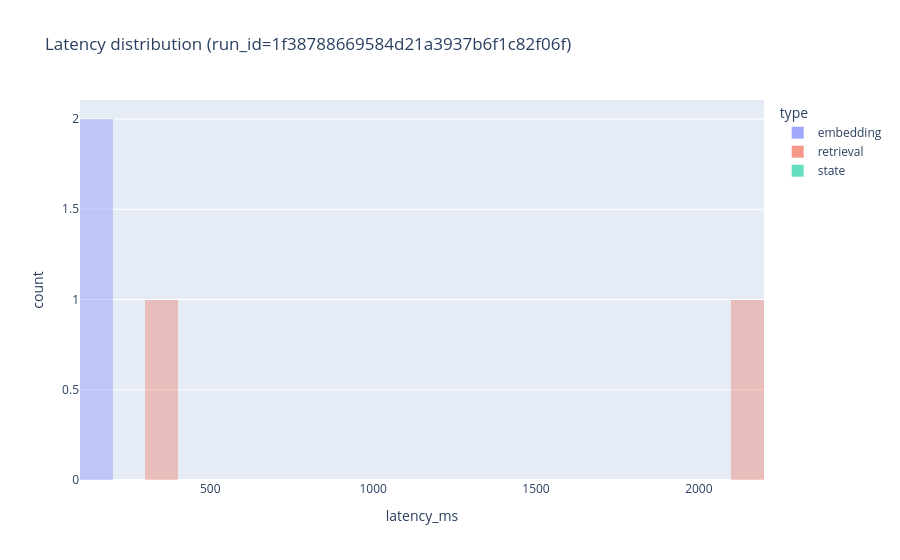

The notebook cell saved with this chart:
### Code cell
if PLOTLY:
    fig = px.histogram(
        run_df,
        x="latency_ms",
        color="type",
        barmode="overlay",
        nbins=40,
        title=f"Latency distribution (run_id={RUN_ID})",
    )
    fig.update_traces(opacity=0.6)
    fig.show()
else:
    import matplotlib.pyplot as plt

    plt.figure(figsize=(10, 5))
    for t, g in run_df.dropna(subset=["type"]).groupby("type"):
        if "latency_ms" in g.columns:
            plt.hist(g["latency_ms"].dropna(), bins=40, alpha=0.5, label=str(t))
    plt.title(f"Latency distribution (run_id={RUN_ID})")
    plt.xlabel("latency_ms")
    plt.ylabel("count")
    plt.legend()
    plt.tight_layout()
    plt.show()

### Figure 1 — Plotly figure (JSON) as saved in the notebook; plotly's stock layout.template omitted (floating-point values rounded to 4 significant figures)
{"data": [{"bingroup": "x", "hovertemplate": "type=embedding<br>latency_ms=%{x}<br>count=%{y}<extra></extra>", "legendgroup": "embedding", "marker": {"color": "#636efa", "opacity": 0.5, "pattern": {"shape": ""}}, "name": "embedding", "nbinsx": 40, "opacity": 0.6, "orientation": "v", "showlegend": true, "type": "histogram", "x": [117.3, 174.5], "xaxis": "x", "yaxis": "y"}, {"bingroup": "x", "hovertemplate": "type=retrieval<br>latency_ms=%{x}<br>count=%{y}<extra></extra>", "legendgroup": "retrieval", "marker": {"color": "#EF553B", "opacity": 0.5, "pattern": {"shape": ""}}, "name": "retrieval", "nbinsx": 40, "opacity": 0.6, "orientation": "v", "showlegend": true, "type": "histogram", "x": [2127.0, 302.3], "xaxis": "x", "yaxis": "y"}, {"bingroup": "x", "hovertemplate": "type=state<br>latency_ms=%{x}<br>count=%{y}<extra></extra>", "legendgroup": "state", "marker": {"color": "#00cc96", "opacity": 0.5, "pattern": {"shape": ""}}, "name": "state", "nbinsx": 40, "opacity": 0.6, "orientation": "v", "showlegend": true, "type": "histogram", "x": [NaN, NaN], "xaxis": "x", "yaxis": "y"}], "layout": {"barmode": "overlay", "legend": {"title": {"text": "type"}, "tracegroupgap": 0}, "title": {"text": "Latency distribution (run_id=1f38788669584d21a3937b6f1c82f06f)"}, "xaxis": {"anchor": "y", "domain": [0, 1], "title": {"text": "latency_ms"}}, "yaxis": {"anchor": "x", "domain": [0, 1], "title": {"text": "count"}}}}
